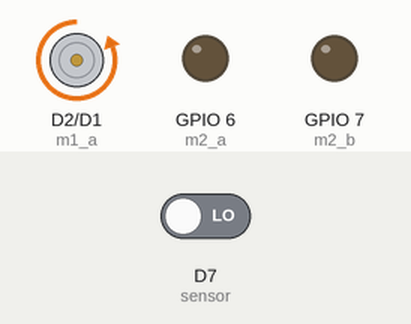
This sketch was run on a simulated ESP8266 (NodeMCU). Shown: motor-driver pin pairs drawn as motors (green arrow = first pin HIGH = forward, orange = second pin HIGH = backward, longer = more drive), output pins drawn as LEDs (lit = HIGH). The test bench sets the inputs (shaded band); at power-on: D7 (sensor) LOW.

Above: at 1.2 s.
1.3 s: D7 (sensor) driven HIGH
At 2.2 s:
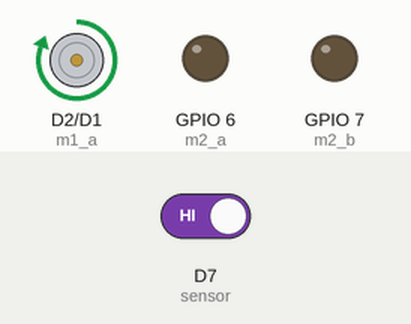
2.8 s: D7 (sensor) driven LOW
At 3.3 s:
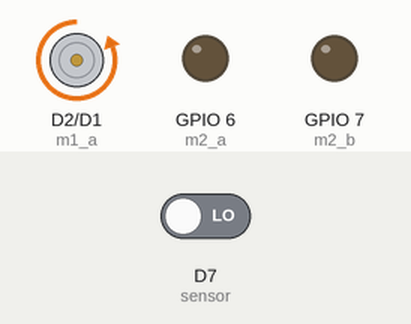
Timing chart, 0 to 5.8 s (numbered marks = the images above; inputs shaded):
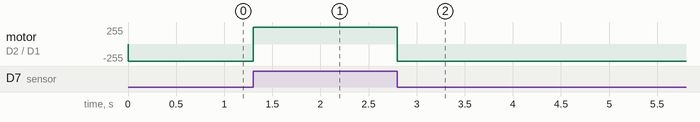

The sketch:

line_following.ino
```cpp
#define m1_a 4
#define m1_b 5
#define m2_a 6
#define m2_b 7

int sensor= D7;
int sensorstate=0;

void setup(){
    pinMode(sensor,INPUT);
    pinMode(m1_a, OUTPUT);
    pinMode(m1_b, OUTPUT);
    pinMode(m2_a, OUTPUT);
    pinMode(m2_b, OUTPUT);
}

void loop(){
  sensorstate=digitalRead(sensor);
  if(sensorstate==HIGH){
    digitalWrite(m1_a,HIGH);
    digitalWrite(m1_b,LOW);
    digitalWrite(m2_a,LOW);
    digitalWrite(m2_b,LOW);
  }
  else{
    digitalWrite(m1_a,LOW);
    digitalWrite(m1_b,HIGH);
    digitalWrite(m2_a,LOW);
    digitalWrite(m2_b,LOW);
  }
}
```

Measured:
- after the input at 1.3 s, motor on D2 (m1_a) / D1 (m1_b): backward 255/255 → forward 255/255 at once
- after the input at 2.8 s, motor on D2 (m1_a) / D1 (m1_b): forward 255/255 → backward 255/255 at once
